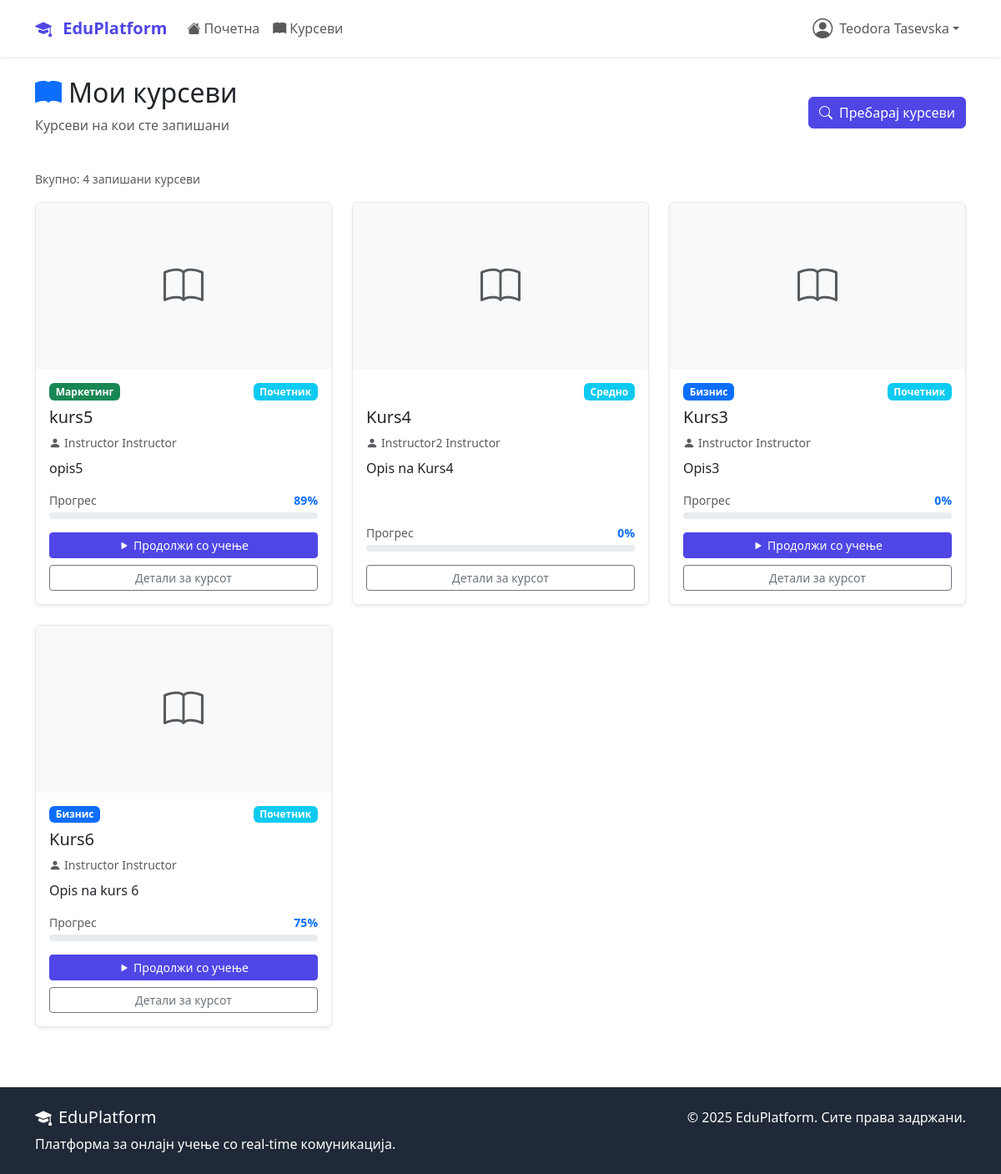
Before: /dashboard/my-courses/ (signed in) with the older database file.
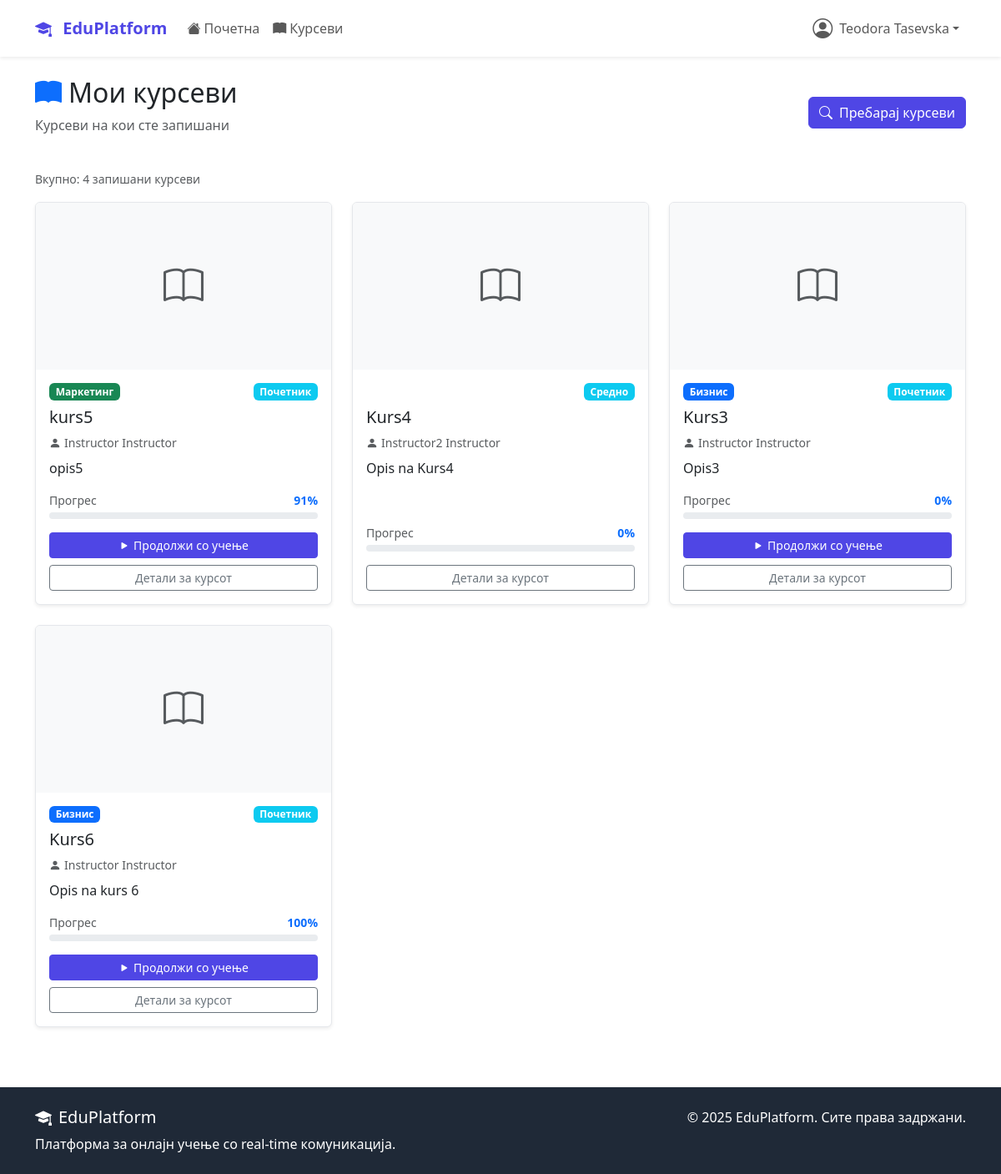
After: the same page with the newer database file.
### courses/models.py (models this page shows, shortened)
class Course(models.Model):
    DIFFICULTY_CHOICES = (
        ('beginner', 'Почетник'),
        ('intermediate', 'Средно'),
        ('advanced', 'Напредно'),
    )
    STATUS_CHOICES = (
        ('draft', 'Нацрт'),
        ('published', 'Објавен'),
        ('archived', 'Архивиран'),
    )
    title = models.CharField(max_length=200)
    slug = models.SlugField(unique=True, blank=True, max_length=250)
    description = models.TextField()
    instructor = models.ForeignKey(
        settings.AUTH_USER_MODEL,
        on_delete=models.CASCADE,
        related_name='courses_taught'
    )
    category = models.ForeignKey(Category, on_delete=models.CASCADE)
    thumbnail = models.ImageField(upload_to='course_thumbnails/', blank=True)
    price = models.DecimalField(max_digits=8, decimal_places=2, default=0.00)
    difficulty = models.CharField(max_length=20, choices=DIFFICULTY_CHOICES)
    status = models.CharField(max_length=20, choices=STATUS_CHOICES, default='published')
    duration_hours = models.PositiveIntegerField(help_text="Должина во часови")
    max_students = models.PositiveIntegerField(null=True, blank=True)
    requirements = models.TextField(blank=True, help_text="Предуслови за курсот")
    what_you_learn = models.TextField(help_text="Што ќе научат студентите")
    created_at = models.DateTimeField(auto_now_add=True)
    updated_at = models.DateTimeField(auto_now=True)
    class Meta:
        ordering = ['-created_at']
    def get_absolute_url(self):
        return reverse('courses:detail', kwargs={'slug': self.slug})

class Enrollment(models.Model):
    student = models.ForeignKey(
        settings.AUTH_USER_MODEL,
        on_delete=models.CASCADE,
        related_name='enrollments'
    )
    course = models.ForeignKey(Course, on_delete=models.CASCADE, related_name='enrollments')
    enrolled_at = models.DateTimeField(auto_now_add=True)
    is_active = models.BooleanField(default=True)
    is_completed = models.BooleanField(default=False)
    completed_at = models.DateTimeField(null=True, blank=True)
    progress_percentage = models.FloatField(default=0.0)
    class Meta:
        unique_together = ['student', 'course']

class Category(models.Model):
    name = models.CharField(max_length=100, unique=True)
    description = models.TextField(blank=True)
    icon = models.CharField(max_length=50, blank=True, help_text="Bootstrap icon class")
    created_at = models.DateTimeField(auto_now_add=True)
    class Meta:
        verbose_name_plural = "Categories"
        ordering = ['name']

### accounts/models.py (models this page shows, shortened)
class User(AbstractUser):
    USER_TYPE_CHOICES = (
        ('student', 'Студент'),
        ('instructor', 'Инструктор'),
        ('admin', 'Администратор'),
    )
    user_type = models.CharField(
        max_length=20,
        choices=USER_TYPE_CHOICES,
        default='student'
    )
    bio = models.TextField(max_length=500, blank=True)
    profile_picture = models.ImageField(
        upload_to='profile_pics/',
        blank=True,  # Додадено
        null=True    # Додадено
    )
    birth_date = models.DateField(null=True, blank=True)
    phone_number = models.CharField(max_length=15, blank=True)
    created_at = models.DateTimeField(auto_now_add=True)
    updated_at = models.DateTimeField(auto_now=True)

### dashboard/views.py (the view)
# urls.py: path('my-courses/', views.MyCoursesView.as_view(), name='my_courses'),
class MyCoursesView(LoginRequiredMixin, TemplateView):
    template_name = 'dashboard/my_courses.html'
    def get_context_data(self, **kwargs):
        context = super().get_context_data(**kwargs)
        user = self.request.user
        if user.user_type == 'instructor':
            courses = Course.objects.filter(
                instructor=user
            ).annotate(
                enrolled_count=Count('enrollments', filter=Q(enrollments__is_active=True))
            ).order_by('-created_at')
        else:
            enrollments = Enrollment.objects.filter(
                student=user,
                is_active=True
            ).select_related('course', 'course__instructor', 'course__category')
            courses = []
            for enrollment in enrollments:
                course = enrollment.course
                course.enrollment = enrollment
                completed_lessons = LessonProgress.objects.filter(
                    enrollment=enrollment,
                    is_completed=True
                ).values_list('lesson_id', flat=True)
                next_lesson = course.lessons.exclude(
                    id__in=completed_lessons
                ).order_by('order').first()
                course.next_lesson = next_lesson or course.lessons.first()
                courses.append(course)
        context['courses'] = courses
        return context

### templates/dashboard/my_courses.html (shortened to what the changed rows need)
{% extends 'base.html' %}
{% block content %}
<div class="container mt-4">
    <div class="d-flex justify-content-between align-items-center mb-4">
        <div>
            {% if user.user_type == 'instructor' %}
                <h2><i class="bi bi-easel-fill me-2 text-primary"></i>Мои курсеви</h2>
                <p class="text-muted">Курсеви што ги предавате</p>
            {% else %}
                <h2><i class="bi bi-book-fill me-2 text-primary"></i>Мои курсеви</h2>
            {% endif %}
        </div>
    </div>
    {% if courses %}
        <div class="row">
            {% for course in courses %}
            <div class="col-lg-4 col-md-6 mb-4">
                <div class="card course-card h-100 shadow-sm">
                    {% if course.thumbnail %}
                        <img src="{{ course.thumbnail.url }}" class="card-img-top"
                             alt="{{ course.title }}" style="height: 200px; object-fit: cover;">
                    {% else %}
                        <div class="card-img-top bg-light d-flex align-items-center justify-content-center"
                             style="height: 200px;">
                            <i class="bi bi-book text-muted" style="font-size: 3rem;"></i>
                        </div>
                    {% endif %}
                    <div class="card-body d-flex flex-column">
                        <div class="d-flex justify-content-between align-items-start mb-2">
                            <span class="badge bg-{{ course.category.name|lower }}">{{ course.category.name }}</span>
                            <span class="badge bg-info">{{ course.get_difficulty_display }}</span>
                        </div>
                        <h5 class="card-title">{{ course.title }}</h5>
                        {% if user.user_type == 'instructor' %}
                            <p class="card-text text-muted small mb-2">
                                <i class="bi bi-cash-stack me-1"></i>
                                {% if course.price > 0 %}
                                    {{ course.price }} ден.
                                {% else %}
                                    Бесплатно
                                {% endif %}
                            </p>
                        {% else %}
                            <p class="card-text text-muted small mb-2">
                                <i class="bi bi-person-fill me-1"></i>{{ course.instructor.get_full_name }}
                            </p>
                        {% endif %}
                        <p class="card-text flex-grow-1">{{ course.description|truncatewords:15 }}</p>
                        <div class="mt-auto">
                            {% if user.user_type == 'instructor' %}
                                <div class="d-flex justify-content-between align-items-center mb-2 small text-muted">
                                    <span><i class="bi bi-people-fill me-1"></i>{{ course.enrolled_count }} студенти</span>
                                    <span><i class="bi bi-clock-fill me-1"></i>{{ course.duration_hours }}ч</span>
                                </div>
                                <div class="d-grid gap-2">
                                    <a href="{% url 'courses:manage' course.slug %}" class="btn btn-primary btn-sm">
                                        <i class="bi bi-gear-fill me-1"></i>Управувај
                                    </a>
                                    <a href="{{ course.get_absolute_url }}" class="btn btn-outline-secondary btn-sm">
                                        Прикажи детали
                                    </a>
                                </div>
                            {% else %}
                                {% with enrollment=course.enrollment %}
                                    <div class="mb-3">
                                        <div class="d-flex justify-content-between align-items-center mb-1">
                                            <small class="text-muted">Прогрес</small>
                                            <small class="fw-bold text-primary">{{ enrollment.progress_percentage|floatformat:0 }}%</small>
                                        </div>
                                        <div class="progress" style="height: 8px;">
                                        </div>
                                    </div>
                                    {% if course.lessons.exists %}
                                        {% with next_lesson=course.next_lesson %}
                                            {% if next_lesson %}
                                                <a href="{% url 'courses:lesson_detail' course.slug next_lesson.id %}"
                                                   class="btn btn-primary btn-sm w-100 mb-2">
                                                    <i class="bi bi-play-fill me-1"></i>Продолжи со учење
                                                </a>
                                            {% else %}
                                                <div class="alert alert-success p-2 mb-2">
                                                    <i class="bi bi-check-circle-fill me-1"></i>
                                                    <small>Курсот е завршен!</small>
                                                </div>
                                            {% endif %}
                                        {% endwith %}
                                    {% endif %}
                                    <a href="{{ course.get_absolute_url }}" class="btn btn-outline-secondary btn-sm w-100">
                                        Детали за курсот
                                    </a>
                                {% endwith %}
                            {% endif %}
                        </div>
                    </div>
                </div>
            </div>
            {% endfor %}
        </div>
    {% endif %}
</div>
{% endblock %}

Changed rows visible on the page:
changed through a linked row, Course "kurs5": enrollment.progress_percentage "89" → "91"
changed through a linked row, Course "Kurs6": enrollment.progress_percentage "75" → "100"
